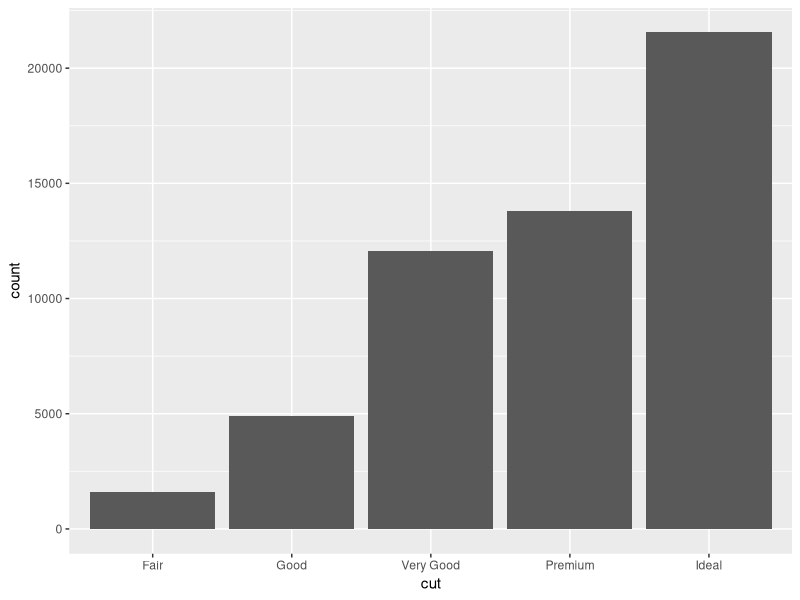
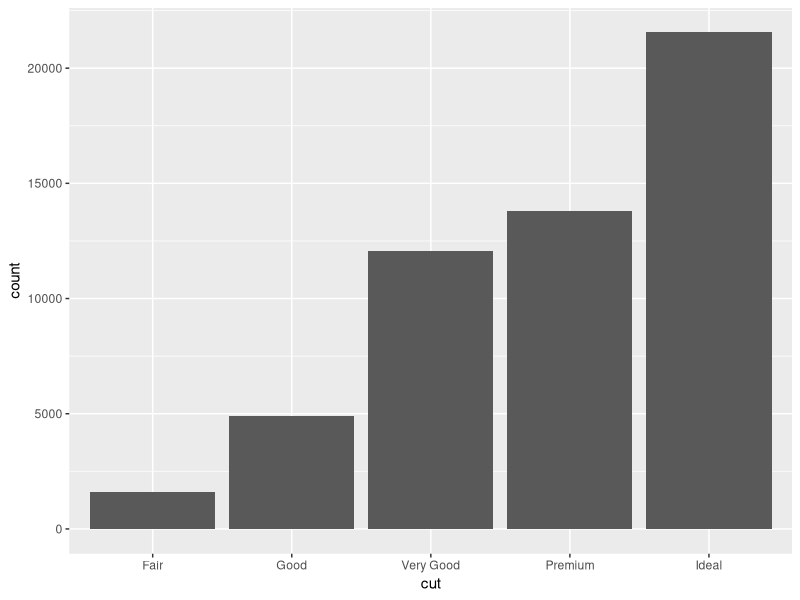
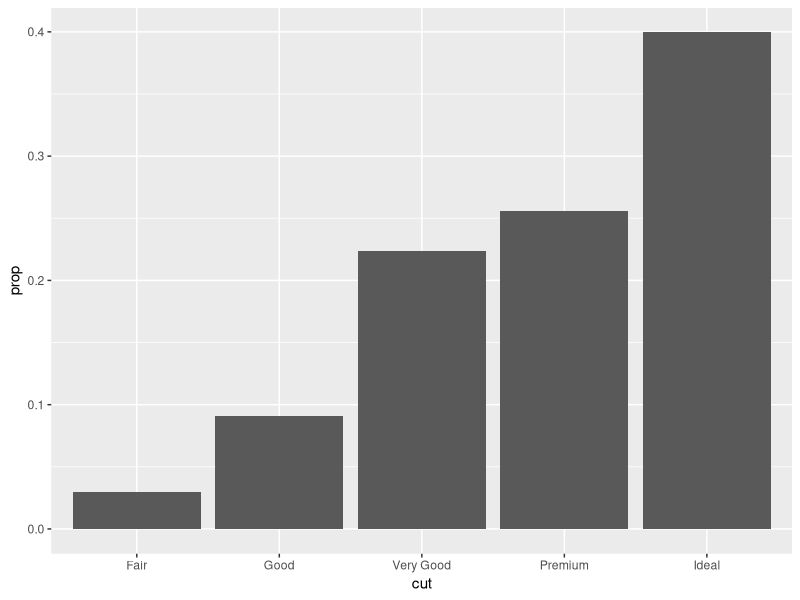
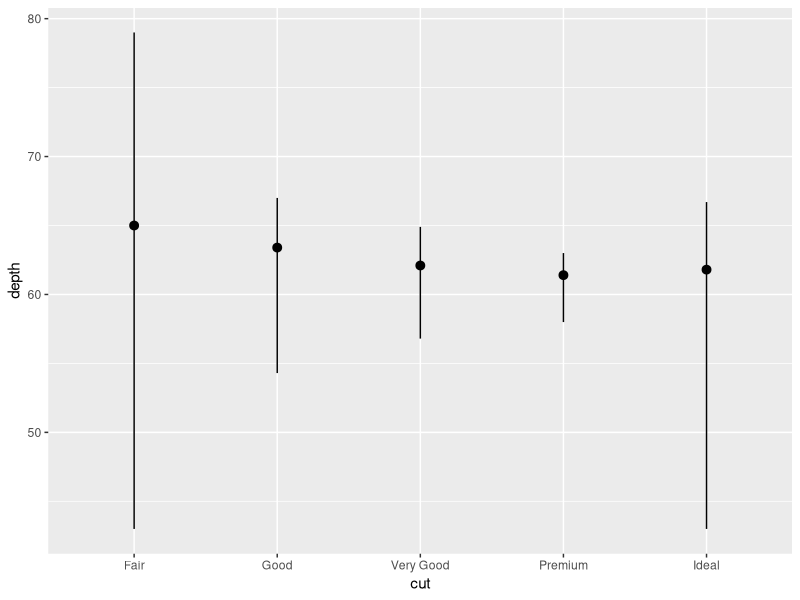
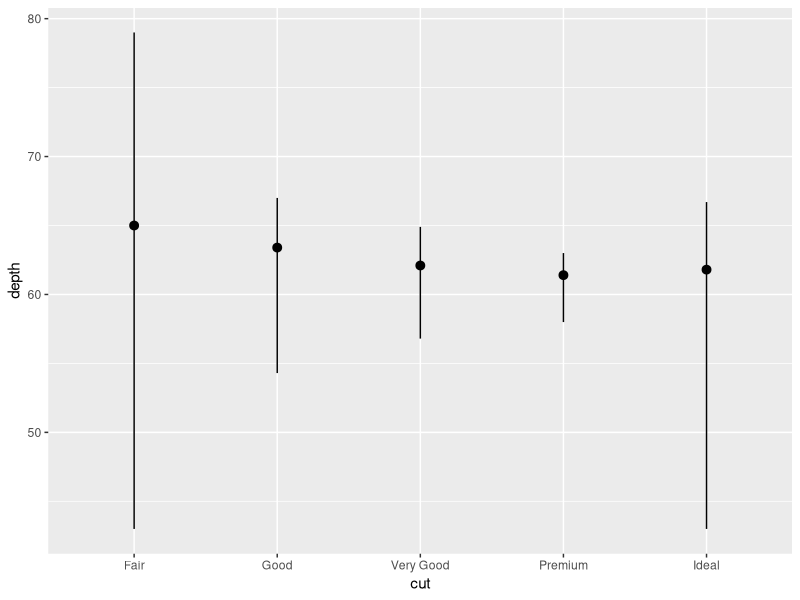
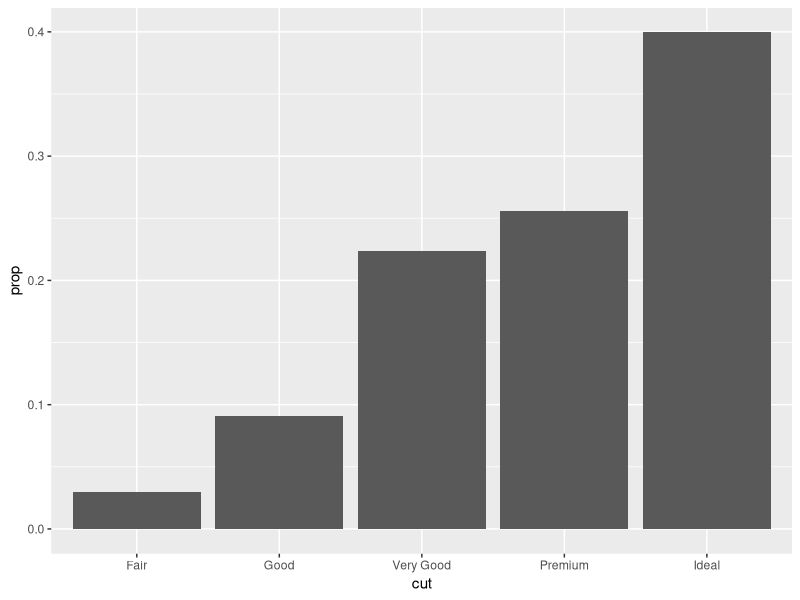
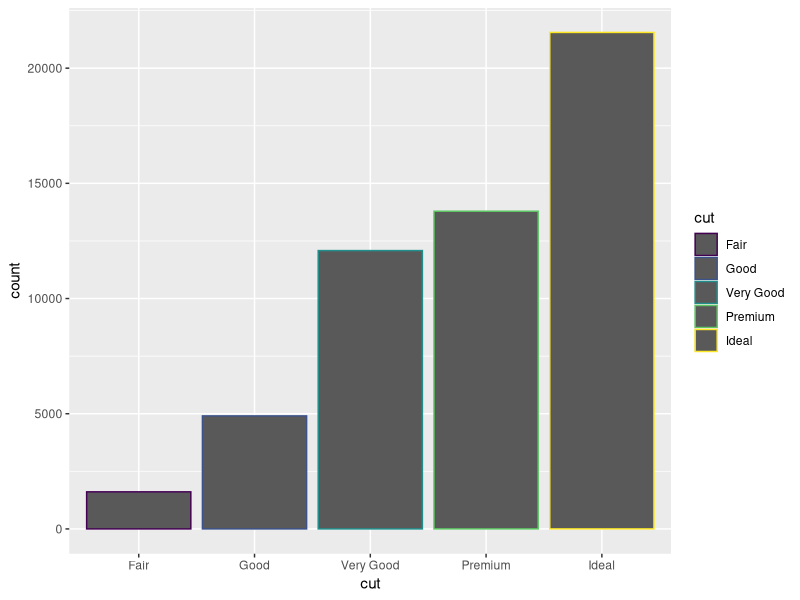
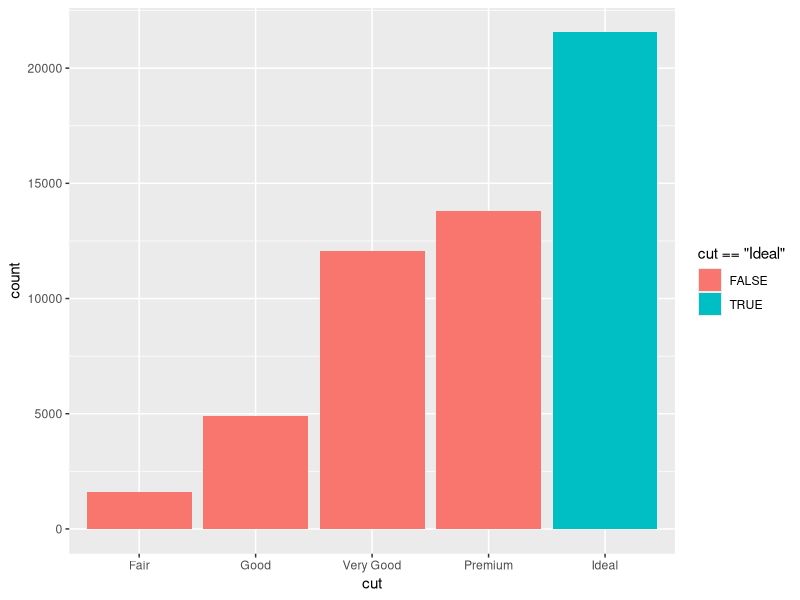

The R script that drew these images, in order:
library(tidyverse)

ggplot(data=diamonds)+
  geom_bar(mapping=aes(x=cut))

ggplot(data=diamonds)+
  stat_count(mapping=aes(x=cut))

ggplot(data=diamonds)+
  geom_bar(mapping=aes(x=cut, y=stat(prop), group=1))

ggplot(data=diamonds)+
  stat_summary(
    mapping=aes(x=cut, y=depth),
    fun.min=min,
    fun.max=max,
    fun=median
  )

ggplot(data=diamonds)+
  geom_pointrange(
    mapping=aes(x=cut, y=depth),
    stat='summary',
    fun.min=min,
    fun.max=max,
    fun=median
  )

ggplot(data = diamonds) + 
  geom_bar(mapping = aes(x = cut, y = after_stat(prop), group=1))

ggplot(data=diamonds) +
  geom_bar(mapping=aes(x=cut, colour=cut))

ggplot(data=diamonds) +
  geom_bar(mapping=aes(x=cut, fill=cut=='Ideal'))

ggplot(diamonds) +
  geom_bar(aes(x=cut, fill=clarity))

ggplot(diamonds, mapping=aes(x=cut, fill=clarity)) +
  geom_bar(alpha=1/5, position='identity')

ggplot(diamonds, mapping=aes(x=cut, color=clarity)) +
  geom_bar(fill=NA, position='identity')

ggplot(diamonds) +
  geom_bar(aes(x=cut, fill=clarity), position='fill')

ggplot(diamonds) +
  geom_bar(aes(x=cut, fill=clarity), position='dodge')

ggplot(mpg) +
  geom_point(aes(x=displ, y=hwy), position='jitter')

ggplot(mpg) +
  geom_jitter(aes(x=displ, y=hwy))

ggplot(data = mpg, mapping = aes(x = cty, y = hwy)) + 
  geom_jitter()

ggplot(data = mpg, mapping = aes(x = cty, y = hwy)) + 
  geom_count()

ggplot(data = mpg, mapping = aes(x = cty, y = hwy, color=class)) + 
  geom_boxplot()

ggplot(data = mpg, mapping = aes(x = class, y = hwy)) + 
  geom_boxplot()

ggplot(data = mpg, mapping = aes(x = class, y = hwy)) + 
  geom_boxplot() +
  coord_flip()

bar <- ggplot(diamonds) +
  geom_bar(
    aes(x=cut, fill=cut),
    show.legend = FALSE,
    width=1
  ) +
  theme(aspect.ratio=1) +
  labs(x=NULL, y=NULL)
bar + coord_flip()
bar + coord_polar()

ggplot(diamonds) +
  geom_bar(aes(x=cut, fill=clarity)) +
  coord_polar()

ggplot(data = mpg, mapping = aes(x = class, y = hwy)) +
  geom_boxplot() +
  coord_flip() +
  labs(y = "Highway MPG",
       x = "Class",
       title = "Highway MPG by car class",
       subtitle = "1999-2008",
       caption = "Source: http://fueleconomy.gov")


ggplot(data = mpg, mapping = aes(x = cty, y = hwy)) +
  geom_point() + 
  geom_abline() +
  coord_fixed()

this_is_a_really_long_name <- 2.5

seq(1, 10)

library(tidyverse)

ggplot(data = mpg) + 
  geom_point(mapping = aes(x = displ, y = hwy))

filter(mpg, cyl == 8)

filter(diamonds, carat > 3)
